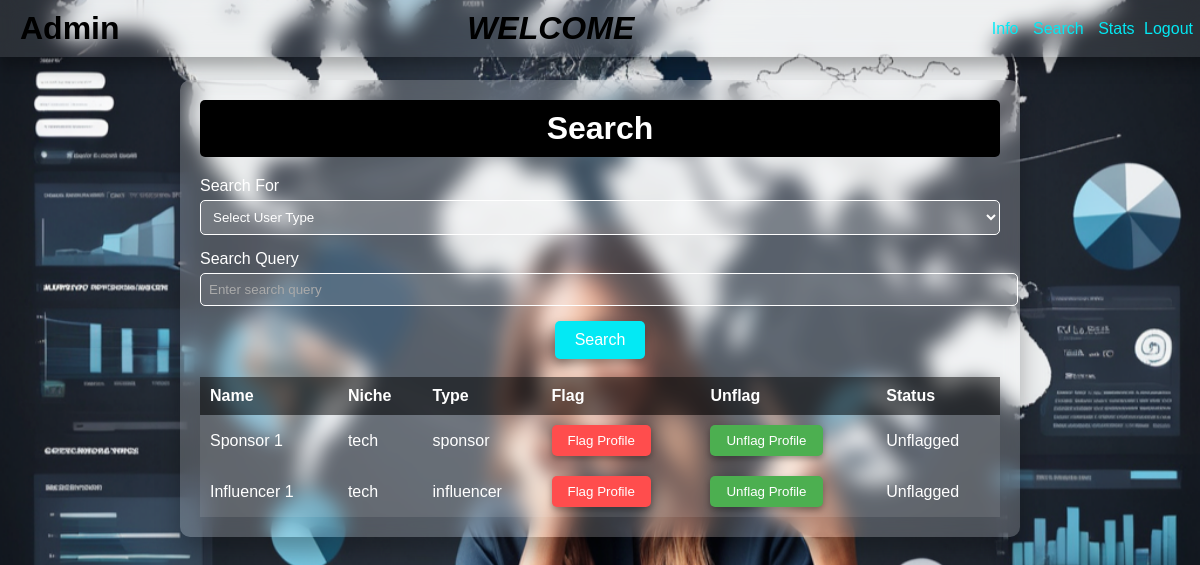
The page /adminsearch on the database its author committed.
### app.py (models this page shows, shortened)
class User(UserMixin, db.Model):
    id = db.Column(db.Integer, primary_key=True)
    name = db.Column(db.String(150), nullable=False)
    email = db.Column(db.String(150), unique=True, nullable=False)
    user_type = db.Column(db.String(50), nullable=False)
    niche = db.Column(db.String(100), nullable=False)
    password = db.Column(db.String(200), nullable=False)
    is_flagged = db.Column(db.Boolean, default=False)  # Add this line if it doesn't exist

### app.py (the view)
@app.route('/adminsearch', methods=['GET', 'POST'])
def adminsearch():
    if request.method == 'POST':
        user_type = request.form.get('type')
        query = request.form.get('query')
        if user_type and query:
            results = User.query.filter(User.user_type == user_type, User.name.contains(query), User.user_type != 'admin').all()
        else:
            results = User.query.filter(User.user_type != 'admin').all()
    else:
        results = User.query.filter(User.user_type != 'admin').all()
    return render_template('adminsearch.html', results=results)

### templates/adminsearch.html (shortened to what this page needs)
<!DOCTYPE html>
<html lang="en">
<head>
</head>
<body>
    <div class="header">
        <h1>Admin</h1>
        <i><h1 style="text-align:center">WELCOME {{ current_user.name }}</h1></i>
        <div>
            <a href="{{ url_for('admindash') }}">Info</a>
            <a href="{{ url_for('adminsearch') }}">Search</a>
            <a href="{{ url_for('adminstats') }}">Stats</a>
            <a class="logout" href="{{ url_for('logout') }}">Logout</a>
        </div>
    </div>
    <div class="content">
        <div class="glass-box">
            <h1>Search</h1>
            <form action="{{ url_for('search') }}" method="post">
                <div class="form-group">
                    <label for="type">Search For</label>
                    <select id="type" name="type" required>
                        <option value="" disabled selected>Select User Type</option>
                    </select>
                </div>
                <div class="form-group">
                    <label for="query">Search Query</label>
                    <input type="text" id="query" name="query" placeholder="Enter search query">
                </div>
                <div class="search-button">
                    <button type="submit">Search</button>
                </div>
            </form>
            <br>
            {% if results %}
                <div class="search-results">
                    <table>
                        <thead>
                            <tr>
                                <th style="background-color:rgba(0, 0, 0, 0.5)">Name</th>
                                <th style="background-color:rgba(0, 0, 0, 0.5)">Niche</th>
                                <th style="background-color:rgba(0, 0, 0, 0.5)">Type</th>
                                <th style="background-color:rgba(0, 0, 0, 0.5)">Flag</th>
                                <th style="background-color:rgba(0, 0, 0, 0.5)">Unflag</th>
                                <th style="background-color:rgba(0, 0, 0, 0.5)">Status</th>
                            </tr>
                        </thead>
                        <tbody>
                            {% for result in results %}
                                <tr>
                                    <td>{{ result.name }}</td>
                                    <td>{{ result.niche }}</td>
                                    <td>{{ result.user_type }}</td>
                                    <td>
                                        <form action="{{ url_for('flag_profile', user_id=result.id) }}" method="post" style="display:inline;">
                                        <button type="submit" class="flag-button" onclick="return confirm('Are you sure you want to flag this profile?');">Flag Profile</button>
                                    </form>
                                    </td>
                                    <td>
                                        <form action="{{ url_for('unflag_profile', user_id=result.id) }}" method="post" style="display:inline;">
                                        <button type="submit" class="unflag-button" onclick="return confirm('Are you sure you want to unflag this profile?');">Unflag Profile</button>
                                    </form>
                                    </td>
                                    <td>{{ 'Flagged' if result.is_flagged else 'Unflagged' }}</td>
                                </tr>
                            {% endfor %}
                        </tbody>
                    </table>
                </div>
            {% endif %}
        </div>
    </div>
</body>
</html>

### templates/adminsearch.html (style rules this page uses)
body, html { height: 100%; margin: 0; font-family: Arial, Helvetica, sans-serif; background: url('/static/background.png') no-repeat center center fixed; background-size: cover; color: #fff; }
.header { display: flex; justify-content: space-between; align-items: center; padding: 10px 20px; background: rgba(255, 255, 255, 0.1); box-shadow: 0 10px 15px rgba(0, 0, 0, 0.3); backdrop-filter: blur(10px); position: fixed; width: 100%; top: 0; left: 0; }
.header h1 { margin: 0; color: #000; }
.header a { color: #03e9f4; text-decoration: none; margin-left: 10px; font-size: 16px; }
.header .logout { margin-left: 5px; margin-right: 27px; }
.content { display: flex; justify-content: center; align-items: center; padding: 80px 20px 20px; }
.glass-box { padding: 20px; background: rgba(255, 255, 255, 0.2); border-radius: 10px; box-shadow: 0 15px 25px rgba(0, 0, 0, 0.3); backdrop-filter: blur(10px); width: 80%; max-width: 800px; overflow: auto; }
.glass-box h1 { text-align: center; margin: 0 0 20px; color: white; background-color: black; padding: 10px; border-radius: 5px; }
.form-group { margin-bottom: 15px; }
.form-group label { display: block; margin-bottom: 5px; }
.form-group select, .form-group input { width: 100%; padding: 8px; border: 1px solid #fff; border-radius: 5px; background: rgba(255, 255, 255, 0.1); color: #fff; }
.form-group select { background: rgba(255, 255, 255, 0.2); }
.form-group input::placeholder { color: #aaa; }
.search-button { text-align: center; }
.search-button button { background-color: #03e9f4; color: #fff; border: none; padding: 10px 20px; border-radius: 5px; font-size: 16px; cursor: pointer; box-shadow: 0 5px 10px rgba(0, 0, 0, 0.3); }
table { width: 100%; border-collapse: collapse; }
th, td { padding: 10px; text-align: left; }
th { background-color: #03e9f4; color: #fff; }
td { background: rgba(255, 255, 255, 0.1); color: #fff; }
.flag-button { background-color: #ff4d4d; color: #fff; border: none; padding: 8px 16px; border-radius: 5px; cursor: pointer; box-shadow: 0 3px 6px rgba(0, 0, 0, 0.3); transition: background-color 0.3s; }
.unflag-button { background-color: #4caf50; color: #fff; border: none; padding: 8px 16px; border-radius: 5px; cursor: pointer; box-shadow: 0 3px 6px rgba(0, 0, 0, 0.3); transition: background-color 0.3s; }

### rows shown on the page
User: name "Sponsor 1", niche "tech", user_type "sponsor", is_flagged "Unflagged"
User: name "Influencer 1", niche "tech", user_type "influencer", is_flagged "Unflagged"
